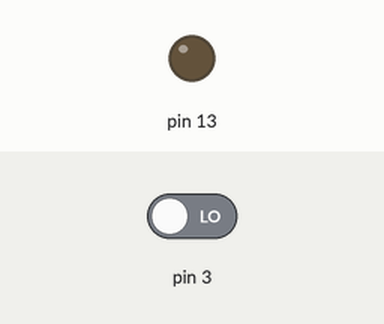
A sketch run on a simulated Arduino Uno, built with avr-gcc and run on an emulated ATmega328P. Parts: output pins drawn as LEDs (lit = HIGH). Inputs (shaded band) come from the test bench; at power-on: pin 3 LOW.

Above: at 1.2 s.
1.3 s: pin 3 driven HIGH
At 1.8 s:
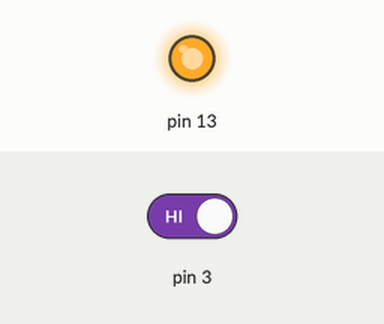
2.8 s: pin 3 driven LOW
At 4.2 s:
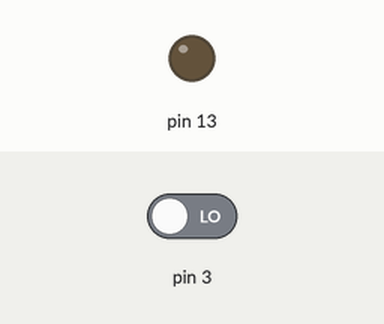
Timing chart, 0 to 5.8 s (numbered marks = the images above; inputs shaded):
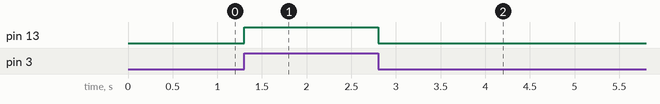

The sketch:

interrupt.ino
```cpp
void setup() {
  // put your setup code here, to run once:
  Serial.begin(9600);
  DDRB |= (0x01 << 5);
attachInterrupt(1,myISR,CHANGE);
}

void loop() {
  // put your main code here, to run repeatedly:

}

void myISR(){
  int in_value = digitalRead(3);
  if (in_value == 1){
    PORTB |= (0x01 << 5);
  } else {
    PORTB &= ~(0x01 << 5);
  }
}
```

Measured:
- after the input at 1.3 s, pin 13: LOW → HIGH at once
- after the input at 2.8 s, pin 13: HIGH → LOW at once
